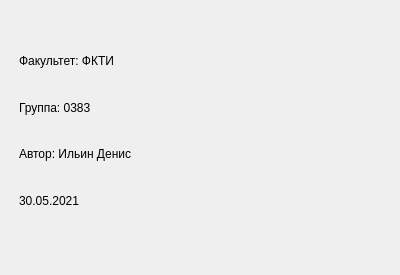
<?xml version="1.0" encoding="UTF-8"?>
<ui version="4.0">
 <class>Sprawka</class>
 <widget class="QDialog" name="Sprawka">
  <property name="geometry">
   <rect>
    <x>0</x>
    <y>0</y>
    <width>400</width>
    <height>275</height>
   </rect>
  </property>
  <property name="windowTitle">
   <string>Справка</string>
  </property>
  <widget class="QWidget" name="verticalLayoutWidget">
   <property name="geometry">
    <rect>
     <x>19</x>
     <y>40</y>
     <width>311</width>
     <height>181</height>
    </rect>
   </property>
   <layout class="QVBoxLayout" name="verticalLayout">
    <item>
     <widget class="QLabel" name="label_3">
      <property name="text">
       <string>Факультет: ФКТИ</string>
      </property>
     </widget>
    </item>
    <item>
     <widget class="QLabel" name="label_2">
      <property name="text">
       <string>Группа: 0383</string>
      </property>
     </widget>
    </item>
    <item>
     <widget class="QLabel" name="label">
      <property name="text">
       <string>Автор: Ильин Денис</string>
      </property>
     </widget>
    </item>
    <item>
     <widget class="QLabel" name="label_4">
      <property name="text">
       <string>30.05.2021</string>
      </property>
     </widget>
    </item>
   </layout>
  </widget>
 </widget>
 <resources/>
 <connections/>
</ui>
